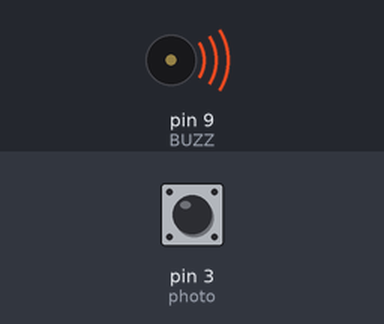
This sketch was run on a simulated Arduino Uno, built with avr-gcc and run on an emulated ATmega328P. Parts: buzzer (waves = sounding, pin HIGH). The inputs (shaded band) are chosen by the test bench; at power-on: pin 3 (photo) HIGH.

Above: at 1.2 s.
1.3 s: pin 3 (photo) pulled LOW for 0.15 s
At 1.37 s:
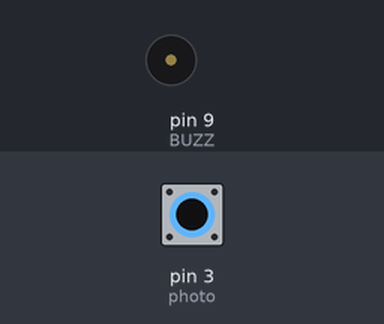
2.9 s: pin 3 (photo) pulled LOW for 3.2 s
At 7.2 s:
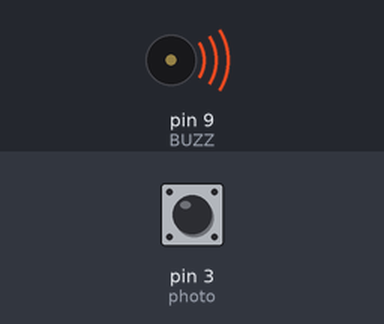
Timing chart, 0 to 8.7 s (numbered marks = the images above; inputs shaded):
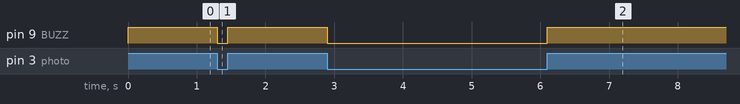

The sketch:

Buzzer.ino
```cpp
const int photo = 3;
const int BUZZ = 9;

void setup() {
  //Pin Configurations
  //Outputs
  pinMode(BUZZ, OUTPUT);
  digitalWrite(BUZZ, LOW);

  //Inputs
  pinMode(photo, INPUT_PULLUP);

}

void loop() {
  //if/else loop checks if photoresistor is high or low
  if(digitalRead(photo)==HIGH){
    digitalWrite(BUZZ, HIGH);
  }else{
    digitalWrite(BUZZ, LOW);
  }

}
```

Measured:
- after the input at 1.3 s, pin 9 (BUZZ): HIGH → LOW at once, → HIGH 0.15 s later
- after the input at 2.9 s, pin 9 (BUZZ): HIGH → LOW at once, → HIGH 3.2 s later
